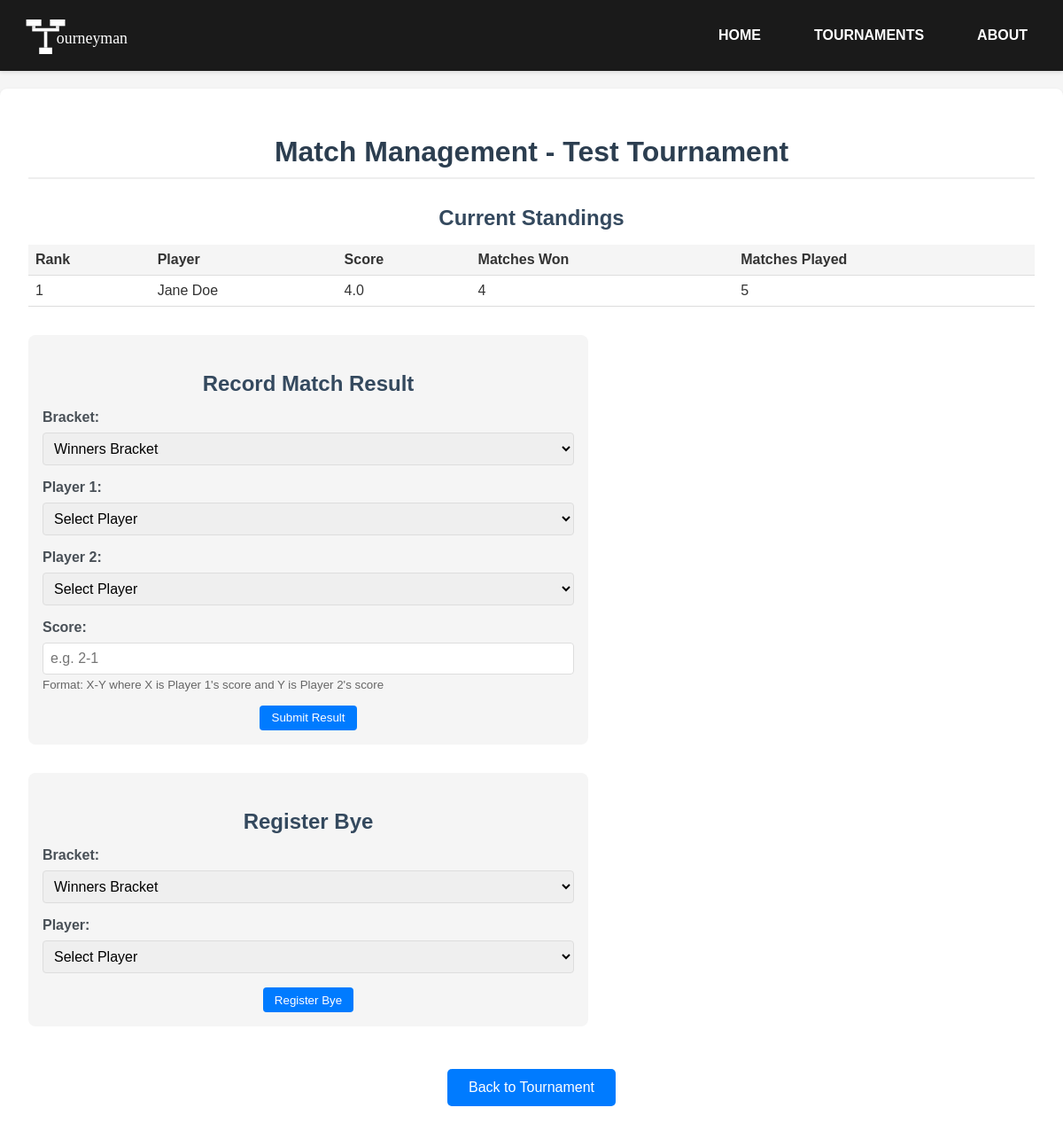
The page /tournaments/1739144898517/match_management on the database its author committed.
### app.py (models this page shows, shortened)
class Tournament(db.Model):
    id = db.Column(db.Integer, primary_key=True)
    tournament_id = db.Column(db.Integer, nullable=False, unique=True)
    name = db.Column(db.String(100), nullable=False)
    tFormat = db.Column(db.String(80), nullable=False)
    status = db.Column(db.String(20), nullable=False, default=TournamentStatus.PENDING.value)  # Use TournamentStatus
    start_date = db.Column(db.DateTime, nullable=False)
    end_date = db.Column(db.DateTime, nullable=True)
    current_round = db.Column(db.Integer, default=1)  # For non-bracket formats
    contestants = db.relationship('Contestant', backref='tournament', lazy=True)
    matches = db.relationship('MatchResult', backref='tournament', lazy=True)
    @property
    def is_elimination_format(self):
        return self.tFormat in [TournamentFormat.SINGLE_ELIMINATION.value, TournamentFormat.DOUBLE_ELIMINATION.value]
    @property
    def is_double_elimination(self):
        return self.tFormat == TournamentFormat.DOUBLE_ELIMINATION.value

class Contestant(db.Model):
    id = db.Column(db.Integer, primary_key=True)
    player = db.Column(db.String(80), nullable=False)
    seed = db.Column(db.Integer, nullable=True)
    tournament_id = db.Column(db.Integer, db.ForeignKey('tournament.tournament_id'), nullable=False)
    score = db.Column(db.Float, default=0.0)
    matches_played = db.Column(db.Integer, default=0)
    matches_won = db.Column(db.Integer, default=0)
    matches_drawn = db.Column(db.Integer, default=0)  # For Swiss/Round Robin
    losses = db.Column(db.Integer, default=0)
    active = db.Column(db.Boolean, default=True)
    status = db.Column(db.String(20), nullable=True)  # Nullable for non-bracket formats
    matches_as_player1 = db.relationship('MatchResult',
                                       foreign_keys='MatchResult.player1_id',
                                       backref='player1_contestant',
                                       lazy=True)
    matches_as_player2 = db.relationship('MatchResult',
                                       foreign_keys='MatchResult.player2_id',
                                       backref='player2_contestant',
                                       lazy=True)
    __table_args__ = (
        db.UniqueConstraint('tournament_id', 'player', name='unique_tournament_player'),
    )

### app.py (the view)
@app.route('/tournaments/<int:tournament_id>/match_management')
def match_management(tournament_id):
    tournament = Tournament.query.filter_by(tournament_id=tournament_id).first_or_404()
    active_players = Contestant.query.filter_by(
        tournament_id=tournament_id,
        active=True
    ).all()
    active_players.sort(key=lambda x: x.player.lower())
    serializable_players = []
    for contestant in active_players:
        serializable_players.append({
            'id': contestant.id,
            'player': contestant.player,
            'status': contestant.status or '',  # Handle None values
            'score': contestant.score,
            'matches_played': contestant.matches_played,
            'matches_won': contestant.matches_won,
            'matches_drawn': contestant.matches_drawn or 0  # Handle None values
        })
    return render_template(
        'match_management.html',
        tournament=tournament,
        active_players=active_players,  # For template rendering
        players=serializable_players,
        bracket='winners'  # Default to winners bracket
    )

### templates/match_management.html (shortened to what this page needs)
{% extends "base.html" %}
{% block content %}
<div class="container">
    <h1>Match Management - {{ tournament.name }}</h1>
    {% if tournament.status != 'COMPLETED' %}
    <div class="standings">
        <h2>Current Standings</h2>
        <table>
            <thead>
                <tr>
                    <th>Rank</th>
                    <th>Player</th>
                    <th>Score</th>
                    <th>Matches Won</th>
                    <th>Matches Played</th>
                </tr>
            </thead>
            <tbody>
                {% for player in active_players|sort(attribute='score', reverse=True) %}
                <tr>
                    <td>{{ loop.index }}</td>
                    <td>{{ player.player }}</td>
                    <td>{{ player.score }}</td>
                    <td>{{ player.matches_won }}</td>
                    <td>{{ player.matches_played }}</td>
                </tr>
                {% endfor %}
            </tbody>
        </table>
    </div>
    <div class="match-form">
        <h2>Record Match Result</h2>
        <form action="{{ url_for('submit_result', tournament_id=tournament.tournament_id) }}" method="POST">
            {% if tournament.is_elimination_format %}
            <div class="form-group">
                <label for="bracket">Bracket:</label>
                <select id="bracket" name="bracket" required {% if not tournament.is_double_elimination %}disabled{% endif %}>
                    <option value="winners">Winners Bracket</option>
                </select>
            </div>
            {% endif %}
            <div class="form-group">
                <label for="player1">Player 1:</label>
                <select id="player1" name="player1" required>
                    <option value="">Select Player 1</option>
                </select>
            </div>
            <div class="form-group">
                <label for="player2">Player 2:</label>
                <select id="player2" name="player2" required>
                    <option value="">Select Player 2</option>
                </select>
            </div>
            <div class="form-group">
                <label for="score">Score:</label>
                <input type="text" id="score" name="score" required pattern="\d+-\d+" placeholder="e.g. 2-1">
                <small>Format: X-Y where X is Player 1's score and Y is Player 2's score</small>
            </div>
            <button type="submit">Submit Result</button>
        </form>
    </div>
    <div class="bye-form">
        <h2>Register Bye</h2>
        <form action="{{ url_for('register_bye_route', tournament_id=tournament.tournament_id) }}" method="POST">
            <div class="form-group">
                <label for="bye-bracket">Bracket:</label>
                <select id="bye-bracket" name="bracket" required {% if not tournament.is_double_elimination %}disabled{% endif %}>
                    <option value="winners">Winners Bracket</option>
                </select>
            </div>
            <div class="form-group">
                <label for="bye-player">Player:</label>
                <select id="bye-player" name="player" required>
                    <option value="">Select Player</option>
                </select>
            </div>
            <button type="submit">Register Bye</button>
        </form>
    </div>
    {% endif %}
    <div class="actions">
        <a href="{{ url_for('tournament_details', tournament_id=tournament.tournament_id) }}" class="link">Back to Tournament</a>
    </div>
</div>
{% endblock %}

### static/css/style.css (style rules this page uses)
* { font-family: 'Bahnschrift', sans-serif; }
body { margin: 0; padding-top: 100px; background-color: #f5f5f5; color: #333; }
.container { max-width: 1200px; margin: 0 auto; padding: 40px 20px; background-color: white; border-radius: 8px; box-shadow: 0 2px 4px rgba(0, 0, 0, 0.1); text-align: center; }
h1 { color: #2c3e50; margin-bottom: 30px; padding-bottom: 10px; border-bottom: 2px solid #eee; }
h2 { color: #34495e; margin: 25px 0 15px; }
.button, .link { display: inline-block; margin: 10px; padding: 12px 24px; font-size: 16px; background-color: #007BFF; color: white; text-decoration: none; border-radius: 5px; border: none; cursor: pointer; transition: background-color 0.2s; }
.form-group { margin-bottom: 1em; width: 100%; text-align: left; }
.form-group label { display: block; margin-bottom: 5px; color: #495057; font-weight: bold; }
.form-group input, .form-group select { max-width: 100%; box-sizing: border-box; width: 100%; padding: 10px; border: 1px solid #ced4da; border-radius: 4px; font-size: 16px; }

### templates/match_management.html (style rules this page uses)
.container { max-width: 1200px; margin: 0 auto; padding: 2em; }
.standings { margin-bottom: 2em; }
.match-form, .bye-form { max-width: 600px; margin: 2em 0; padding: 1em; background-color: #f5f5f5; border-radius: 8px; }
.form-group { margin-bottom: 1em; }
.form-group label { display: block; margin-bottom: 0.5em; }
.form-group select, .form-group input[type="text"] { width: 100%; padding: 0.5em; border: 1px solid #ddd; border-radius: 4px; }
small { display: block; color: #666; margin-top: 0.25em; }
table { width: 100%; border-collapse: collapse; margin: 1em 0; }
th, td { padding: 8px; text-align: left; border-bottom: 1px solid #ddd; }
th { background-color: #f5f5f5; }
.actions { margin-top: 2em; }
button { padding: 0.5em 1em; background-color: #007bff; color: white; border: none; border-radius: 4px; cursor: pointer; }
.link { display: inline-block; margin-top: 1em; color: white; text-decoration: none; }

### rows shown on the page
Tournament: name "Test Tournament", bracket "Winners Bracket"
Contestant: player "Jane Doe", score "4.0", matches_won "4", matches_played "5"
